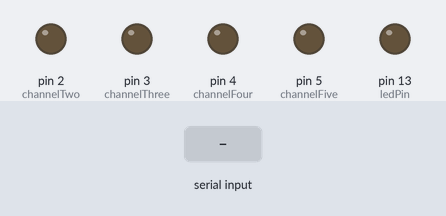
Recording of a sketch running on a simulated Arduino Uno, built with avr-gcc and run on an emulated ATmega328P. Parts: output pins drawn as LEDs (lit = HIGH). Inputs (shaded band) come from the test bench.

Above: at 1.2 s.
1.3 s: byte 1 (1) received over Serial
At 2.0 s:
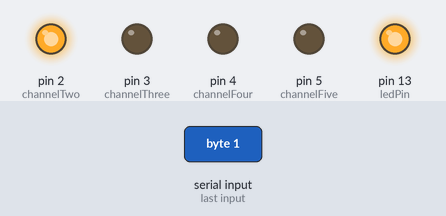
2.8 s: byte 3 (3) received over Serial
At 3.2 s:
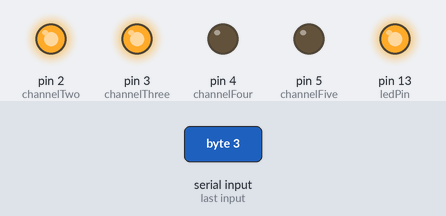
4.3 s: byte 2 (2) received over Serial
At 5.5 s:
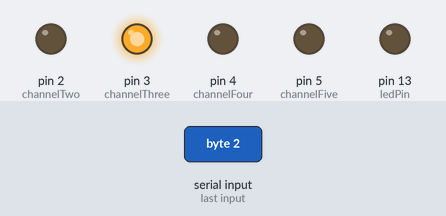
5.8 s: byte 5 (5) received over Serial
At 6.7 s:
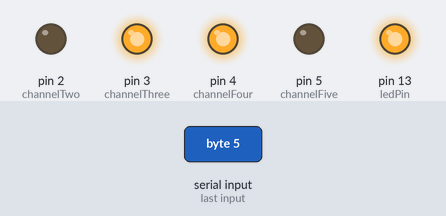
7.3 s: byte 4 (4) received over Serial
At 7.8 s:
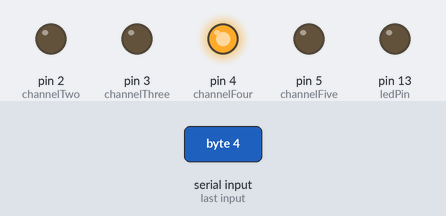
8.8 s: byte 7 (7) received over Serial
At 10.1 s:
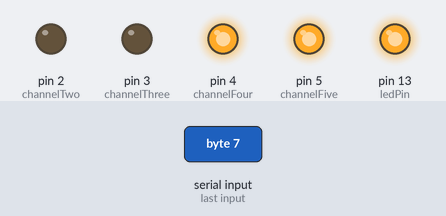
Timing chart, 0 to 11.3 s (numbered marks = the images above; inputs shaded):
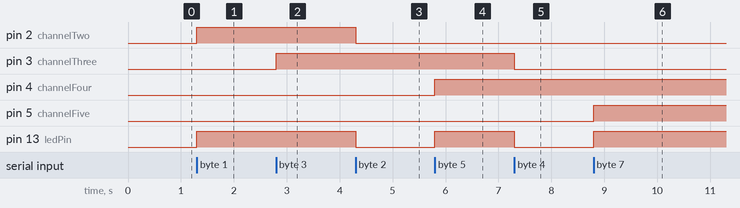

The sketch:

main.ino
```cpp
/*
 * Arduino Uno code to control 4 independent reward systems via Bluetooth
 *
 * Receives commands from Bluetooth, then activates the various digital OUT pins of Arduino accordingly:
 *
 * Bluetooth inputs:
 * "0" - Switch off all channels
 * "1" - Switch on channel 2
 * "2" - Switch off channel 2
 * "3" - Switch on channel 3
 * "4" - Switch off channel 3
 * "5" - Switch on channel 4
 * "6" - Switch off channel 4
 * "7" - Switch on channel 5
 * "8" - Switch off channel 5
 *
 */

// Initialise variables
int ledPin = 13;
int channelTwo = 2;
int channelThree = 3;
int channelFour = 4;
int channelFive = 5;
int bufferInt = -1;


int pumpcommand(int pump_channel, int on_or_off) {

    if(on_or_off==0) {
      digitalWrite(pump_channel, LOW);
      digitalWrite(ledPin, LOW);
    }
    else if(on_or_off==1) {
      digitalWrite(pump_channel, HIGH);
      digitalWrite(ledPin, HIGH);
    }
}

void setup() {

  // Configure channels
  pinMode(channelTwo, OUTPUT);
  pinMode(channelThree, OUTPUT);
  pinMode(channelFour, OUTPUT);
  pinMode(channelFive, OUTPUT);
  pinMode(ledPin, OUTPUT);

  // Set all channels to off
  pumpcommand(channelTwo, 0);
  pumpcommand(channelThree, 0);
  pumpcommand(channelFour, 0);
  pumpcommand(channelFive, 0);

  // Configure bluetooth connection rate
  Serial.begin(9600);

}


void loop() {
  // Check for input
  if(Serial.available() > 0){

    bufferInt = Serial.read();

    switch (bufferInt) {

      case 0: {
              pumpcommand(channelTwo, 0);
              pumpcommand(channelThree, 0);
              pumpcommand(channelFour, 0);
              pumpcommand(channelFive, 0);
              break;
             }
      case 1: pumpcommand(channelTwo, 1); break;
      case 2: pumpcommand(channelTwo,0); break;
      case 3: pumpcommand(channelThree,1); break;
      case 4: pumpcommand(channelThree,0); break;
      case 5: pumpcommand(channelFour,1); break;
      case 6: pumpcommand(channelFour,0); break;
      case 7: pumpcommand(channelFive,1); break;
      case 8: pumpcommand(channelFive,0); break;
    }

  }

}
```

Measured:
- after the input at 1.3 s, pin 2 (channelTwo), pin 13 (ledPin): LOW → HIGH at once
- after the input at 2.8 s, pin 3 (channelThree): LOW → HIGH at once
- after the input at 4.3 s, pin 2 (channelTwo), pin 13 (ledPin): HIGH → LOW at once
- after the input at 5.8 s, pin 4 (channelFour), pin 13 (ledPin): LOW → HIGH at once
- after the input at 7.3 s, pin 3 (channelThree), pin 13 (ledPin): HIGH → LOW at once
- after the input at 8.8 s, pin 5 (channelFive), pin 13 (ledPin): LOW → HIGH at once
